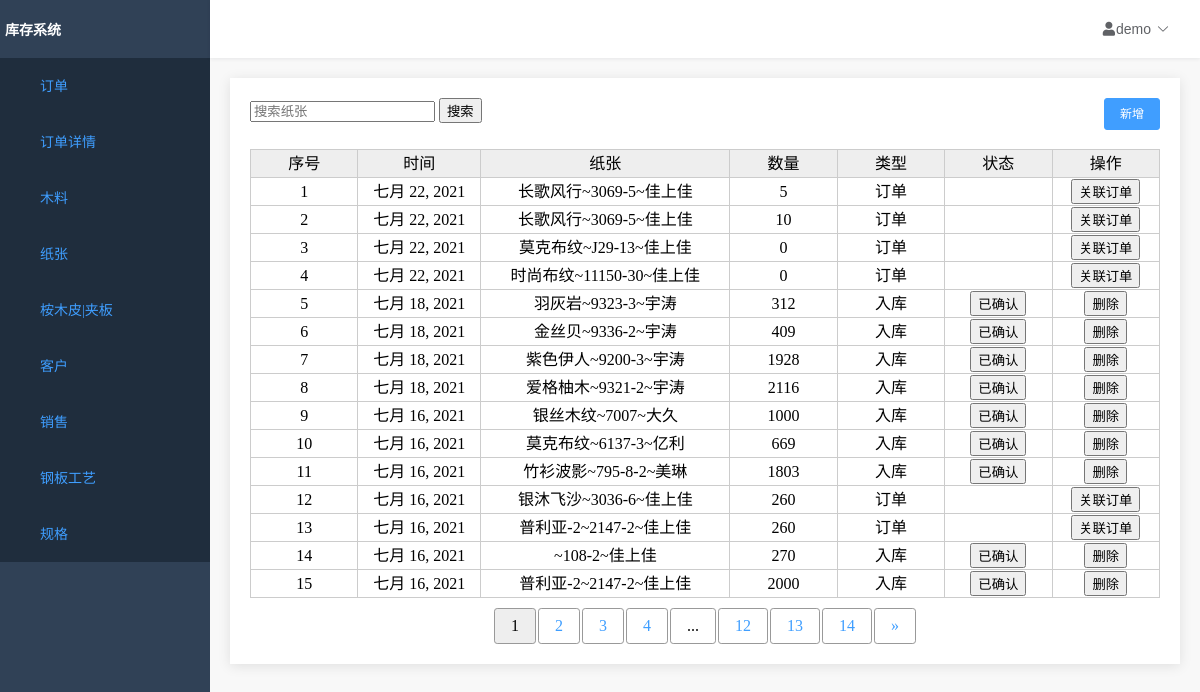
Screenshot of /home/paper/form/list/ with the database file from the repository.
### order/models.py (models this page shows)
class PaperFormModel(models.Model):
    id = models.AutoField(primary_key=True)
    name = models.ForeignKey(
        PaperModel,
        verbose_name='纸张',
        on_delete=models.PROTECT)
    count = models.IntegerField('数量', default=0)
    arrive_date = models.DateField('到货时间', default=now)
    type = models.CharField('类型', max_length=4, choices=FORM_TYPE, default='1')
    sure = models.BooleanField(
        '是否确认', default=False, blank=False, null=False)
    complete = models.BooleanField(
        '是否确认', default=False, blank=False, null=False)
    order = models.ForeignKey(
        OrderModel,
        verbose_name='关联订单',
        on_delete=models.CASCADE, null=True)
    user = models.ForeignKey(
        User,
        verbose_name='作者',
        on_delete=models.PROTECT, null=True)
    note = models.TextField('备注', max_length=256, default='')
    created_time = models.DateTimeField('创建时间', default=now)
    last_mod_time = models.DateTimeField('修改时间', auto_now=True)
    objects = models.Manager()

### paper/models.py (models this page shows)
class PaperModel(models.Model):
    id = models.AutoField(primary_key=True)
    color = models.TextField('花色', max_length=64, default="")
    type = models.TextField('型号', max_length=64, default="")
    factory = models.TextField('厂家', max_length=64, default="")
    count = models.IntegerField('数量', default=0)
    note = models.TextField('备注', max_length=256, default='')
    enable = models.BooleanField(
        '是否使用', default=True, blank=False, null=False)
    created_time = models.DateTimeField('创建时间', default=now)
    last_mod_time = models.DateTimeField('修改时间', auto_now=True)
    objects = PaperManager()
    def __str__(self):
        return '%s~%s~%s' % (self.color, self.type, self.factory)

### paper/views.py (the view)
# urls.py: path('form/list/', views.PaperFormListView.as_view(), name='paper_form_list'),
class PaperFormListView(ListView):
    paginate_by = 15
    model = PaperFormModel
    template_name = 'paperformlist.html'
    context_object_name = 'object_list'
    def get_queryset(self):  # 重写get_queryset方法
        q = Q()
        obj_id = self.request.GET.get('id')
        if obj_id:
            q.add(Q(name_id=obj_id), Q.AND)
        else:
            id_list = PaperModel.objects.query_str(self.request.GET.get('name'))
            q.add(Q(name__in=id_list), Q.OR)
        return PaperFormModel.objects.filter(q).order_by('-id')
    def get_context_data(self, **kwargs):
        context = super(PaperFormListView, self).get_context_data(**kwargs)
        return context

### InventorySystem/context_processor.py (called while the page is built)
def nav_list(request):
    func_list = []
    func_list.append(('订单', '/home/order/head/list'))
    func_list.append(('订单详情', '/home/order/list'))
    func_list.append(('木料', '/home/wood/list'))
    func_list.append(('纸张', '/home/paper/list'))
    func_list.append(('桉木皮|夹板', '/home/skin/list'))
    func_list.append(('客户', '/home/customer/list'))
    func_list.append(['销售', '/home/salesman/list'])
    func_list.append(('钢板工艺', '/home/process/technology/list'))
    func_list.append(('规格', '/home/process/specification/list'))
    return locals()

### order/templatetags/order_extras.py (called while the page is built)
@register.simple_tag(takes_context=True)
def param_replace(context, **kwargs):
    d = context['request'].GET.copy()
    for k, v in kwargs.items():
        d[k] = v
    for k in [k for k, v in d.items() if not v]:
        del d[k]
    return d.urlencode()

### paper/models.py (called while the page is built)
    def query_str(self, name):
        q = Q()
        if name:
            q.add(Q(color__icontains=name), Q.OR)
            q.add(Q(type__icontains=name), Q.OR)
            q.add(Q(factory__icontains=name), Q.OR)
        return PaperModel.objects.filter(q)

### templates/paperformlist.html (shortened to what this page needs)
{% extends 'table.html' %}
{% block table %}
<div>
    <div class="top_tool_bar">
        <form method="get">
            <input type="text" name="name" placeholder="搜索纸张">
            <button type="submit">
                <span>搜索</span>
            </button>
        </form>
        <div class="right_buttons">
            <a href="/home/paper/form/add">
                <button type="button">
                    <span>新增</span>
                </button>
            </a>
        </div>
    </div>
    <div class="results">
        <table id="result_list">
            <tr>
                <th scope="col" class="sortable column-id">序号</th>
                <th scope="col" class="sortable column-name">时间</th>
                <th scope="col" class="sortable column-name">纸张</th>
                <th scope="col" class="sortable column-name">数量</th>
                <th scope="col" class="sortable column-name">类型</th>
                <th scope="col">状态</th>
                <th scope="col">操作</th>
            </tr>
            {% for form in object_list %}
            <tr>
                <td>{{ forloop.counter }}</td>
                <td>{{ form.arrive_date }}</td>
                <td>{{ form.name }}</td>
                <td>{{ form.count }}</td>
                <td>
                    {% if form.type == '1' %}
                    入库
                    {% elif form.type == '2' %}
                    出库
                    {% elif form.type == '3' %}
                    损耗
                    {% else %}
                    订单
                    {% endif %}
                </td>
                <td>
                    {% if not form.order %}
                    <a href="/home/paper/form/sure?id={{ form.id }}">
                        {% if form.sure %}
                        <input type="button" value="已确认">
                        {% else %}
                        <input type="button" value="确认">
                        {% endif %}
                    </a>
                    {% endif %}
                </td>
                <td>
                    {% if form.order %}
                    <a href="/home/order/head/view/detail/{{ form.order.id }}/">
                        <input type="button" value="关联订单">
                    </a>
                    {% else %}
                    <a href="/home/paper/form/del?id={{ form.id }}">
                        <input type="button" value="删除">
                    </a>
                    {% endif %}
                </td>
            </tr>
            {% endfor %}
        </table>
    </div>
</div>
{% endblock %}

### static/css/base.css (style rules this page uses)
a:link, a:visited { color: #3f9eff; text-decoration: none; }
td, th { vertical-align: inherit; border-bottom: none; }
body, #container { background-color: #f1f1f1; }

### static/css/index.css (style rules this page uses)
html, body { padding: 0px; margin: 0px; background-color: #f8f8f8; height: 100%; overflow: hidden; }

### templates/table.html (style rules this page uses)
table { width: 100%; background: #ccc; margin: 10px auto; white-space:nowrap; border-collapse: collapse; }
th,td { height: 25px; line-height: 25px; text-align: center; border: 1px solid #ccc; }
th { background: #eee; font-weight: normal; }
td { min-width:80px; max-width:100%; }
tr { background: #fff; }
td a { color: #06f; text-decoration: none; }
.top_tool_bar { display:flex; flex-flow: row; }
.right_buttons { margin-left:auto }
.right_buttons button { background-color: #409EFF; color: #fff; padding: 9px 15px; font-size: 12px; border-radius: 3px; line-height: 1; border: 1px solid #409EFF; }

### rows the page displays
PaperFormModel: arrive_date "七月 22, 2021", name "长歌风行~3069-5~佳上佳", count "5", type "订单"
PaperFormModel: arrive_date "七月 22, 2021", name "长歌风行~3069-5~佳上佳", count "10", type "订单"
PaperFormModel: arrive_date "七月 22, 2021", name "莫克布纹~J29-13~佳上佳", count "0", type "订单"
PaperFormModel: arrive_date "七月 22, 2021", name "时尚布纹~11150-30~佳上佳", count "0", type "订单"
PaperFormModel: arrive_date "七月 18, 2021", name "羽灰岩~9323-3~宇涛", count "312", type "入库"
PaperFormModel: arrive_date "七月 18, 2021", name "金丝贝~9336-2~宇涛", count "409", type "入库"
PaperFormModel: arrive_date "七月 18, 2021", name "紫色伊人~9200-3~宇涛", count "1928", type "入库"
PaperFormModel: arrive_date "七月 18, 2021", name "爱格柚木~9321-2~宇涛", count "2116", type "入库"
PaperFormModel: arrive_date "七月 16, 2021", name "银丝木纹~7007~大久", count "1000", type "入库"
PaperFormModel: arrive_date "七月 16, 2021", name "莫克布纹~6137-3~亿利", count "669", type "入库"
PaperFormModel: arrive_date "七月 16, 2021", name "竹衫波影~795-8-2~美琳", count "1803", type "入库"
PaperFormModel: arrive_date "七月 16, 2021", name "银沐飞沙~3036-6~佳上佳", count "260", type "订单"
PaperFormModel: arrive_date "七月 16, 2021", name "普利亚-2~2147-2~佳上佳", count "260", type "订单"
PaperFormModel: arrive_date "七月 16, 2021", name "~108-2~佳上佳", count "270", type "入库"
PaperFormModel: arrive_date "七月 16, 2021", name "普利亚-2~2147-2~佳上佳", count "2000", type "入库"

### other values shown
{{ func.0 }} "订单" "订单详情" "木料" "纸张" "桉木皮|夹板" "客户" "销售" "钢板工艺" "规格"
{{ page }} "1"
{{ page }} "2" "3" "4" "12" "13" "14"
